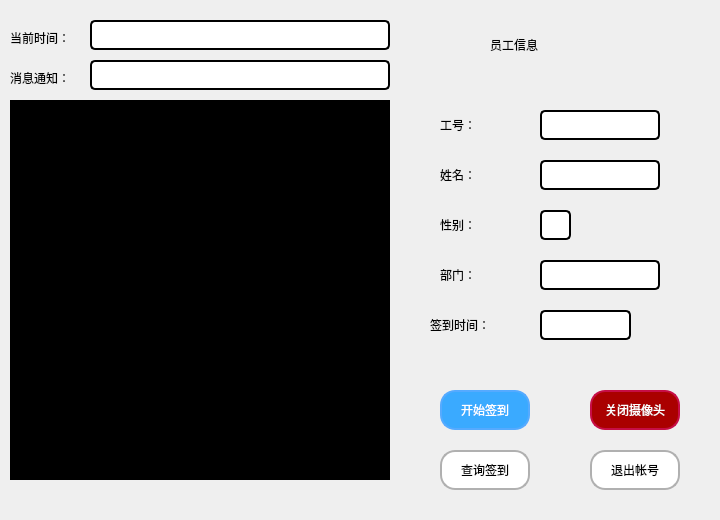
<?xml version="1.0" encoding="UTF-8"?>
<ui version="4.0">
 <class>staffReg</class>
 <widget class="QWidget" name="staffReg">
  <property name="geometry">
   <rect>
    <x>0</x>
    <y>0</y>
    <width>720</width>
    <height>520</height>
   </rect>
  </property>
  <property name="minimumSize">
   <size>
    <width>720</width>
    <height>520</height>
   </size>
  </property>
  <property name="maximumSize">
   <size>
    <width>720</width>
    <height>520</height>
   </size>
  </property>
  <property name="windowTitle">
   <string>Form</string>
  </property>
  <property name="styleSheet">
   <string notr="true"/>
  </property>
  <widget class="QLabel" name="labTime">
   <property name="geometry">
    <rect>
     <x>90</x>
     <y>20</y>
     <width>300</width>
     <height>30</height>
    </rect>
   </property>
   <property name="styleSheet">
    <string notr="true">color:rgb(0,0,0);
border: 2px solid #000000;background-color: rgb(255, 255, 255);
border-radius:5px;
min-width:80px</string>
   </property>
   <property name="text">
    <string/>
   </property>
  </widget>
  <widget class="QLabel" name="label">
   <property name="geometry">
    <rect>
     <x>10</x>
     <y>30</y>
     <width>68</width>
     <height>15</height>
    </rect>
   </property>
   <property name="text">
    <string>当前时间：</string>
   </property>
  </widget>
  <widget class="QLabel" name="label_2">
   <property name="geometry">
    <rect>
     <x>10</x>
     <y>70</y>
     <width>68</width>
     <height>15</height>
    </rect>
   </property>
   <property name="text">
    <string>消息通知：</string>
   </property>
  </widget>
  <widget class="QLabel" name="labInform">
   <property name="geometry">
    <rect>
     <x>90</x>
     <y>60</y>
     <width>300</width>
     <height>30</height>
    </rect>
   </property>
   <property name="styleSheet">
    <string notr="true">color:rgb(0,0,0);
border: 2px solid #000000;background-color: rgb(255, 255, 255);
border-radius:5px;
min-width:80px</string>
   </property>
   <property name="text">
    <string/>
   </property>
  </widget>
  <widget class="QLabel" name="labCam">
   <property name="geometry">
    <rect>
     <x>10</x>
     <y>100</y>
     <width>380</width>
     <height>380</height>
    </rect>
   </property>
   <property name="styleSheet">
    <string notr="true">background-color: rgb(0, 0, 0);</string>
   </property>
   <property name="text">
    <string/>
   </property>
  </widget>
  <widget class="QLabel" name="label_4">
   <property name="geometry">
    <rect>
     <x>490</x>
     <y>30</y>
     <width>120</width>
     <height>30</height>
    </rect>
   </property>
   <property name="styleSheet">
    <string notr="true">font: 14pt &quot;黑体&quot;;</string>
   </property>
   <property name="text">
    <string>员工信息</string>
   </property>
  </widget>
  <widget class="QLabel" name="label_5">
   <property name="geometry">
    <rect>
     <x>440</x>
     <y>110</y>
     <width>70</width>
     <height>30</height>
    </rect>
   </property>
   <property name="styleSheet">
    <string notr="true">font: 12pt &quot;宋体&quot;;</string>
   </property>
   <property name="text">
    <string>工号：</string>
   </property>
  </widget>
  <widget class="QLabel" name="label_6">
   <property name="geometry">
    <rect>
     <x>440</x>
     <y>160</y>
     <width>70</width>
     <height>30</height>
    </rect>
   </property>
   <property name="styleSheet">
    <string notr="true">font: 12pt &quot;宋体&quot;;</string>
   </property>
   <property name="text">
    <string>姓名：</string>
   </property>
  </widget>
  <widget class="QLabel" name="label_7">
   <property name="geometry">
    <rect>
     <x>430</x>
     <y>310</y>
     <width>90</width>
     <height>30</height>
    </rect>
   </property>
   <property name="styleSheet">
    <string notr="true">font: 12pt &quot;宋体&quot;;</string>
   </property>
   <property name="text">
    <string>签到时间：</string>
   </property>
  </widget>
  <widget class="QLabel" name="label_8">
   <property name="geometry">
    <rect>
     <x>440</x>
     <y>260</y>
     <width>70</width>
     <height>30</height>
    </rect>
   </property>
   <property name="styleSheet">
    <string notr="true">font: 12pt &quot;宋体&quot;;</string>
   </property>
   <property name="text">
    <string>部门：</string>
   </property>
  </widget>
  <widget class="QLabel" name="label_9">
   <property name="geometry">
    <rect>
     <x>440</x>
     <y>210</y>
     <width>70</width>
     <height>30</height>
    </rect>
   </property>
   <property name="styleSheet">
    <string notr="true">font: 12pt &quot;宋体&quot;;</string>
   </property>
   <property name="text">
    <string>性别：</string>
   </property>
  </widget>
  <widget class="QLabel" name="labSno">
   <property name="geometry">
    <rect>
     <x>540</x>
     <y>110</y>
     <width>120</width>
     <height>30</height>
    </rect>
   </property>
   <property name="styleSheet">
    <string notr="true">color:rgb(0,0,0);
border: 2px solid #000000;
background-color: rgb(255, 255, 255);
border-radius:5px;
min-width:80px</string>
   </property>
   <property name="text">
    <string/>
   </property>
  </widget>
  <widget class="QLabel" name="labSname">
   <property name="geometry">
    <rect>
     <x>540</x>
     <y>160</y>
     <width>120</width>
     <height>30</height>
    </rect>
   </property>
   <property name="styleSheet">
    <string notr="true">color:rgb(0,0,0);
border: 2px solid #000000;background-color: rgb(255, 255, 255);
border-radius:5px;
min-width:80px</string>
   </property>
   <property name="text">
    <string/>
   </property>
  </widget>
  <widget class="QLabel" name="labSsex">
   <property name="geometry">
    <rect>
     <x>540</x>
     <y>210</y>
     <width>31</width>
     <height>30</height>
    </rect>
   </property>
   <property name="styleSheet">
    <string notr="true">color:rgb(0,0,0);
border: 2px solid #000000;background-color: rgb(255, 255, 255);
border-radius:5px;
min-width:8px</string>
   </property>
   <property name="text">
    <string/>
   </property>
  </widget>
  <widget class="QLabel" name="labDepart">
   <property name="geometry">
    <rect>
     <x>540</x>
     <y>260</y>
     <width>120</width>
     <height>30</height>
    </rect>
   </property>
   <property name="styleSheet">
    <string notr="true">color:rgb(0,0,0);
border: 2px solid #000000;background-color: rgb(255, 255, 255);
border-radius:5px;
min-width:80px</string>
   </property>
   <property name="text">
    <string/>
   </property>
  </widget>
  <widget class="QLabel" name="labRegTime">
   <property name="geometry">
    <rect>
     <x>540</x>
     <y>310</y>
     <width>91</width>
     <height>30</height>
    </rect>
   </property>
   <property name="styleSheet">
    <string notr="true">color:rgb(0,0,0);
border: 2px solid #000000;background-color: rgb(255, 255, 255);
border-radius:5px;
min-width:80px</string>
   </property>
   <property name="text">
    <string/>
   </property>
  </widget>
  <widget class="QPushButton" name="btnStart">
   <property name="geometry">
    <rect>
     <x>440</x>
     <y>390</y>
     <width>90</width>
     <height>40</height>
    </rect>
   </property>
   <property name="styleSheet">
    <string notr="true">QPushButton {
		color:rgb(255, 255, 255);
		border: 2px solid #55aaff;
		border-radius:15px;
		background-color:rgb(58, 170, 255);
		min-width:80px
}
QPushButton:hover{ 
background-color: rgb(0, 52, 150);
border:2px solid #55aaff;
border-radius:15px;
}
QPushButton:pressed{
color:rgb(0, 0, 0);
background-color: rgb(58, 170, 255);
border:2px solid #55aaff;
border-radius:15px;
}
</string>
   </property>
   <property name="text">
    <string>开始签到</string>
   </property>
  </widget>
  <widget class="QPushButton" name="btnQuery">
   <property name="geometry">
    <rect>
     <x>440</x>
     <y>450</y>
     <width>90</width>
     <height>40</height>
    </rect>
   </property>
   <property name="styleSheet">
    <string notr="true">QPushButton {
		color:rgb(0,0,0);
		border: 2px solid #b0b0b0;
background-color: rgb(255, 255, 255);
		border-radius:15px;
		min-width:80px
}QPushButton:hover{ 
color:rgb(255, 255, 255);
background-color: rgb(200, 200, 200);
border:2px solid  #b0b0b0;
border-radius:15px;
}
QPushButton:pressed{
color:rgb(0, 0, 0);
background-color: rgb(255, 255, 255);
border:2px solid  #b0b0b0;
border-radius:15px;
}</string>
   </property>
   <property name="text">
    <string>查询签到</string>
   </property>
  </widget>
  <widget class="QPushButton" name="btnOutUser">
   <property name="geometry">
    <rect>
     <x>590</x>
     <y>450</y>
     <width>90</width>
     <height>40</height>
    </rect>
   </property>
   <property name="styleSheet">
    <string notr="true">QPushButton {
		color:rgb(0,0,0);
		border: 2px solid #b0b0b0;
background-color: rgb(255, 255, 255);
		border-radius:15px;
		min-width:80px
}QPushButton:hover{ 
color:rgb(255, 255, 255);
background-color: rgb(200, 200, 200);
border:2px solid  #b0b0b0;
border-radius:15px;
}
QPushButton:pressed{
color:rgb(0, 0, 0);
background-color: rgb(255, 255, 255);
border:2px solid  #b0b0b0;
border-radius:15px;
}</string>
   </property>
   <property name="text">
    <string>退出帐号</string>
   </property>
  </widget>
  <widget class="QPushButton" name="btnCloseCam">
   <property name="geometry">
    <rect>
     <x>590</x>
     <y>390</y>
     <width>90</width>
     <height>40</height>
    </rect>
   </property>
   <property name="styleSheet">
    <string notr="true">QPushButton {
		color:rgb(255, 255, 255);
		border: 2px solid #c60e46;
		border-radius:15px;
		background-color: rgb(170, 0, 0);
		min-width:80px
}
QPushButton:hover{ 
background-color: rgb(140, 0, 0);
border:2px solid #c60e46;
border-radius:15px;
}
QPushButton:pressed{
color:rgb(0, 0, 0);
background-color: rgb(170, 0, 0);
border:2px solid #c60e46;
border-radius:15px;
}</string>
   </property>
   <property name="text">
    <string>关闭摄像头</string>
   </property>
  </widget>
 </widget>
 <resources/>
 <connections/>
</ui>
